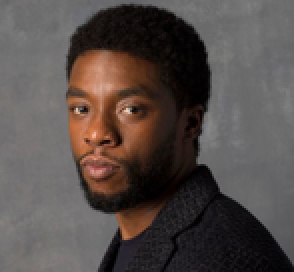
#> input picture CV2021_HW2/images/0_1.bmp, 147 x 136 px, shrunk from 367 x 340 before the run (shown 2 times larger)
$ python task1.py
#> lines starting #> are read from the running program, lines starting #| are printed output that depends on the picture
#> in load_image, image is the input picture: PIL image 147x136 RGB; mean R, G, B 85.8, 76.9, 73.5
#> call 2 of load_image, with filename = 'images/0_2.bmp'
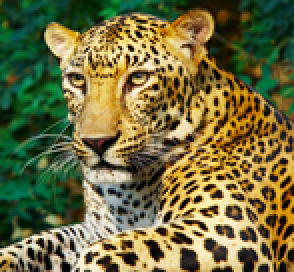
#> input picture CV2021_HW2/images/0_2.bmp, 147 x 136 px, shrunk from 367 x 340 before the run (shown 2 times larger)
#> in load_image, image is the input picture: PIL image 147x136 RGB; mean R, G, B 112.6, 109.3, 63.8
### CV2021_HW2/hybrid_image.py
import numpy as np
from scipy.fft import fft2, ifft2, fftshift, ifftshift


class Hybrid(object):
    """ Hybrid Image"""
    def __init__(self, img1, img2, s):
        self.img1 = np.asarray(img1)
        self.img2 = np.asarray(img2)
        self.shift = s
        # print(self.img1.shape)

    def DoHybrid(self, d0_h, d0_l):
#> called with d0_h = 20, d0_l = 10
        h_img_gaussian = np.zeros(self.img1.shape)
        l_img_gaussian = np.zeros(self.img1.shape)
        h_img_ideal = np.zeros(self.img1.shape)
        l_img_ideal = np.zeros(self.img1.shape)

        for k in range(3):
            h_img_g, h_img_i = self.cal_hybrid(self.img1[:, :, k], d0_h, 1)
            l_img_g, l_img_i = self.cal_hybrid(self.img2[:, :, k], d0_l, 0)
            for i in range(self.img1.shape[0]):
                for j in range(self.img1.shape[1]):
                    h_img_gaussian[i, j, 2-k] = np.real(h_img_g[i, j])
                    l_img_gaussian[i, j, 2-k] = np.real(l_img_g[i, j])
                    h_img_ideal[i, j, 2-k] = np.real(h_img_i[i, j])
                    l_img_ideal[i, j, 2-k] = np.real(l_img_i[i, j])
#> this loop made 3 passes
#> pass 1, in center_transform (call 5), `img_out = np.copy(img)`:
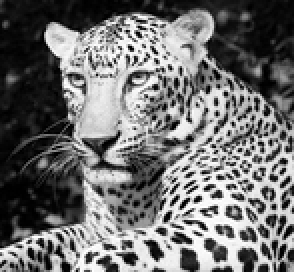
#> img_out: shape (136, 147) float32 (shown 2 times larger); min 0, max 255, mean 112.6
#> after the loop:
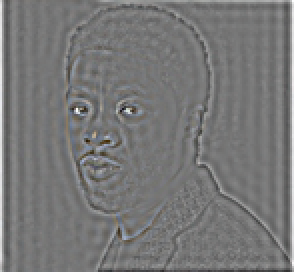
#> h_img_ideal: shape (136, 147, 3) float64 (shown 2 times larger); mean R, G, B 1, 1, 1; drawn with min black and max white
#> after the loop:
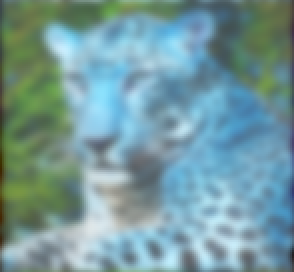
#> l_img_gaussian: shape (136, 147, 3) float64 (shown 2 times larger); mean R, G, B 62.8, 107.2, 110.9; drawn with min black and max white
#> after the loop:
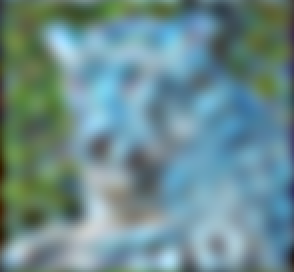
#> l_img_ideal: shape (136, 147, 3) float64 (shown 2 times larger); mean R, G, B 63, 107.7, 111.4; drawn with min black and max white

        hybrid_img_g = h_img_gaussian + l_img_gaussian
        hybrid_img_i = h_img_ideal + l_img_ideal
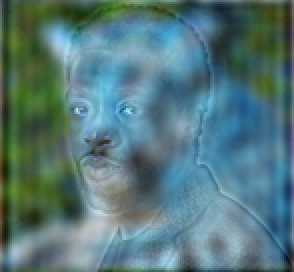
#> hybrid_img_i: shape (136, 147, 3) float64 (shown 2 times larger); mean R, G, B 64, 108.7, 112.4; drawn with min black and max white

        return hybrid_img_g, hybrid_img_i

    def center_transform(self, img):
        '''Multiply by (-1)^(x+y) to center the transform.'''
        img_out = np.copy(img)
        rows, cols = img_out.shape
        for x in range(rows):
            for y in range(cols):
                img_out[x][y] = img[x][y] * ((-1)**(x+y))

        return img_out

    def makefiltermatrix(self, row, col, d0, highpass):
        centeri = int(row/2)+1 if row%2==1 else int(row/2)
        centerj = int(col/2)+1 if col%2==1 else int(col/2)

        def gaussian(i, j):
            d = ((i-centeri)**2 + (j-centerj)**2)**(1/2)
            coef = np.exp(-1*d**2 / (2*d0**2))
            if highpass == 1:
                coef = 1 - coef
            return coef

        def ideal(i, j):
            d = ((i-centeri)**2 + (j-centerj)**2)**(1/2)
            coef = 1 if d <= d0 else 0
            if highpass == 1:
                coef = 1 - coef
            return coef

        gaussian_filter = np.array(
            [[gaussian(i, j) for j in range(col)] for i in range(row)])
        ideal_filter = np.array(
            [[ideal(i, j) for j in range(col)] for i in range(row)])

        return gaussian_filter, ideal_filter

    def filterDFT(self, img, filtermatrix):
        # Compute Fourier transformation of input image, i.e. F(u,v).
        if self.shift:
            shiftedDFT = fftshift(fft2(img))
        else:
            shiftedDFT = fft2(self.center_transform(img.astype(np.float32)))

        # Multiply F(u,v) by a filter function H(u,v).
        filteredDFT = shiftedDFT * filtermatrix

        # Compute the inverse Fourier transformation of the result
        if self.shift:
            return ifft2(ifftshift(filteredDFT))
        else:
            filteredDFT = ifft2(filteredDFT)
            return self.center_transform(filteredDFT)

    def cal_hybrid(self, img, d0, highpass):
        """Compute the hybrid image
        highpass 1: for high-pass filter
        highpass 0: for low-pass filter
        """
        row, col = img.shape
        gaussianfilter, idealfilter = self.makefiltermatrix(
            row, col, d0, highpass)

        return self.filterDFT(img, gaussianfilter), self.filterDFT(img, idealfilter)

### CV2021_HW2/task1.py
import os
import cv2
import argparse
from PIL import Image
from hybrid_image import Hybrid
import matplotlib.pyplot as plt


def load_image(filename):
    """Load the image in 'PIL.Image.Image' format"""
    image = Image.open(filename)

    return image


if __name__ == '__main__':
    parser = argparse.ArgumentParser()
    parser.add_argument('-f1', '--filename1', type=str,
                        help='specify the image1 file for high-pass', default='0_1.bmp')
    parser.add_argument('-f2', '--filename2', type=str,
                        help='specify the image2 file for low-pass', default='0_2.bmp')
    parser.add_argument('--dir', type=str, help='specify the directory for loading image files',
                        default='images')
    parser.add_argument('-c1', '--cutoff_h', type=int,
                        help='specify the cutoff frequency of high-pass filter', default=20)
    parser.add_argument('-c2', '--cutoff_l', type=int,
                        help='specify the cutoff frequency of low-pass filter', default=10)
    parser.add_argument('-s', '--fftshift', action='store_true',
                        help='whether use fftshift to center the transform', default=False)
    parser.add_argument('-m', '--multiple', action='store_true',
                        help='whether compute with multiple pairs of images or just one', default=False)
    args = parser.parse_args()

    d0_h, d0_l = args.cutoff_h, args.cutoff_l
    multiple, shift = args.multiple, args.fftshift
    img_path = args.dir
    # save_dir = f"{img_path.split('/')[0]}_result"
    save_dir = os.path.join(img_path, "task1")
    if not os.path.exists(save_dir):
        os.makedirs(save_dir)

    if multiple:
        img_name = os.listdir(img_path)
        tmp_img = img_name.copy()
        for name in tmp_img:
            print(f'{name}')
            if not (name.endswith(".bmp") or name.endswith(".jpg")):
                img_name.remove(name)
                print(f'remove {name}')
        img_name = sorted(img_name)

        for i in range(len(img_name)):
            img1 = load_image(os.path.join(img_path, img_name[i]))
            j = i+1 if i%2==0 else i-1
            img2 = load_image(os.path.join(img_path, img_name[j]))

            task1 = Hybrid(img1, img2, shift)
            print(f"Computing {i}, {j}")
            hybrid_gaussian, hybrid_ideal = task1.DoHybrid(d0_h, d0_l)

            tmp_name = img_name[i].split('.')[0]
            filename = f"{tmp_name.split('_')[0]}{i%2}"
            s = '_s' if shift else ''
            save_path = os.path.join(
                save_dir, f"{filename}_gaussianhybrid_{d0_h}_{d0_l}{s}.bmp")
            cv2.imwrite(save_path, hybrid_gaussian)
            save_path = os.path.join(
                save_dir, f'{filename}_idealhybrid_{d0_h}_{d0_l}{s}.bmp')
            cv2.imwrite(save_path, hybrid_ideal)
    else:
        img1 = load_image(os.path.join(args.dir, args.filename1))
        img2 = load_image(os.path.join(args.dir, args.filename2))

        plt.title("High image")
        plt.imshow(img1)
        plt.show()
        plt.title("Low image")
        plt.imshow(img2)
        plt.show()

        task1 = Hybrid(img1, img2, shift)
        print("Computing. . .")
        hybrid_gaussian, hybrid_ideal = task1.DoHybrid(d0_h, d0_l)

        filename = f"{args.filename1.split('.')[0]}{args.filename2.split('.')[0]}"
        s = '_s' if shift else ''
        save_path = os.path.join(
            save_dir, f"{filename}_gaussianhybrid_{d0_h}_{d0_l}{s}.bmp")
        cv2.imwrite(save_path, hybrid_gaussian)
        save_path = os.path.join(
            save_dir, f'{filename}_idealhybrid_{d0_h}_{d0_l}{s}.bmp')
        cv2.imwrite(save_path, hybrid_ideal)
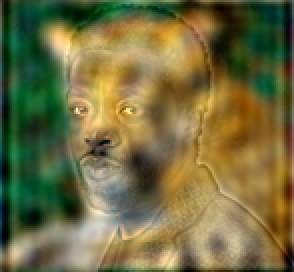
#> saved as 0_10_2_idealhybrid_20_10.bmp: shape (136, 147, 3) (shown 2 times larger); mean B, G, R 64.1, 108.7, 112.8

        # [7 lines of commented-out code are left out]
